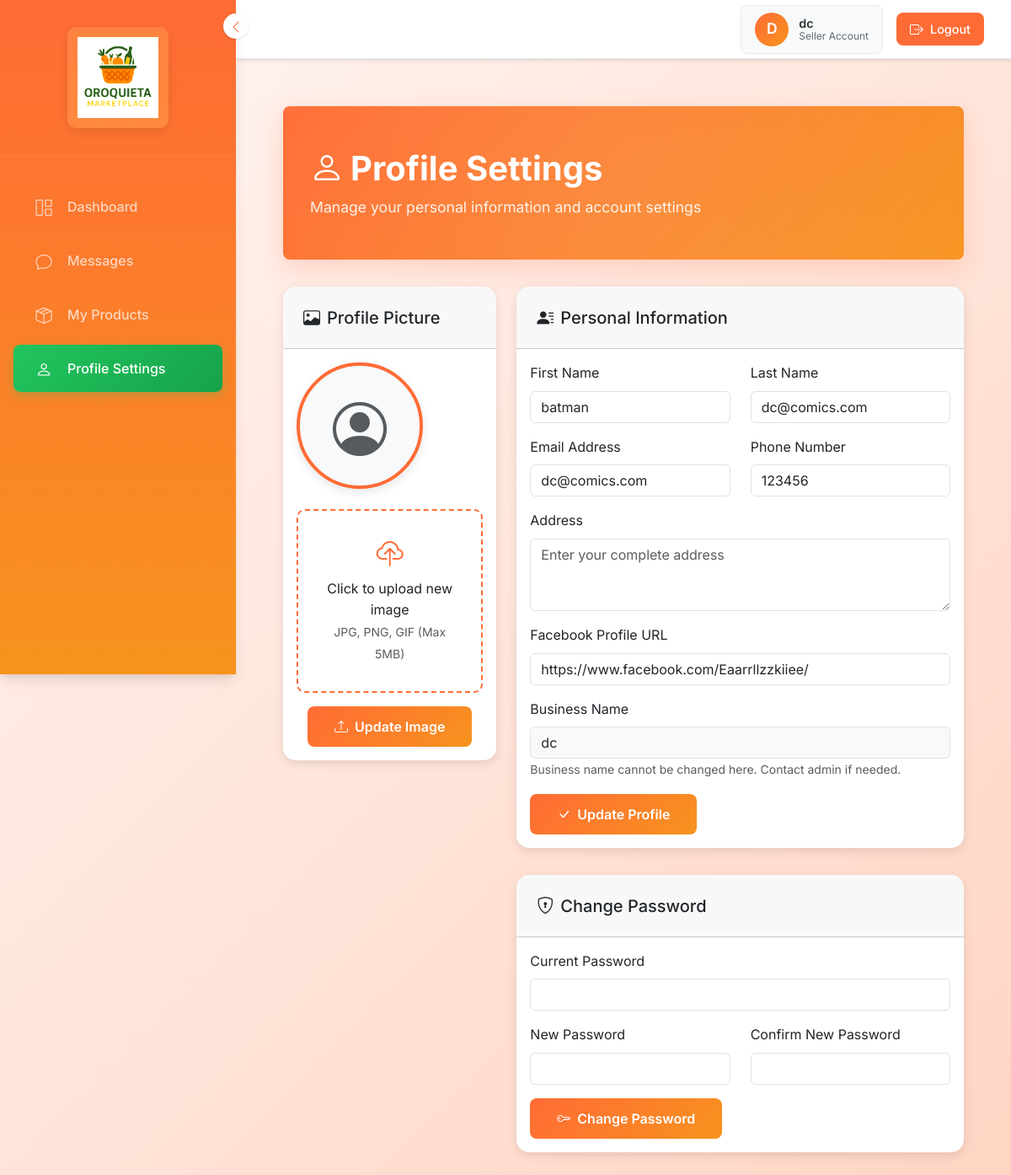
Page /seller/profile_settings.php (signed in) on the earlier database version.
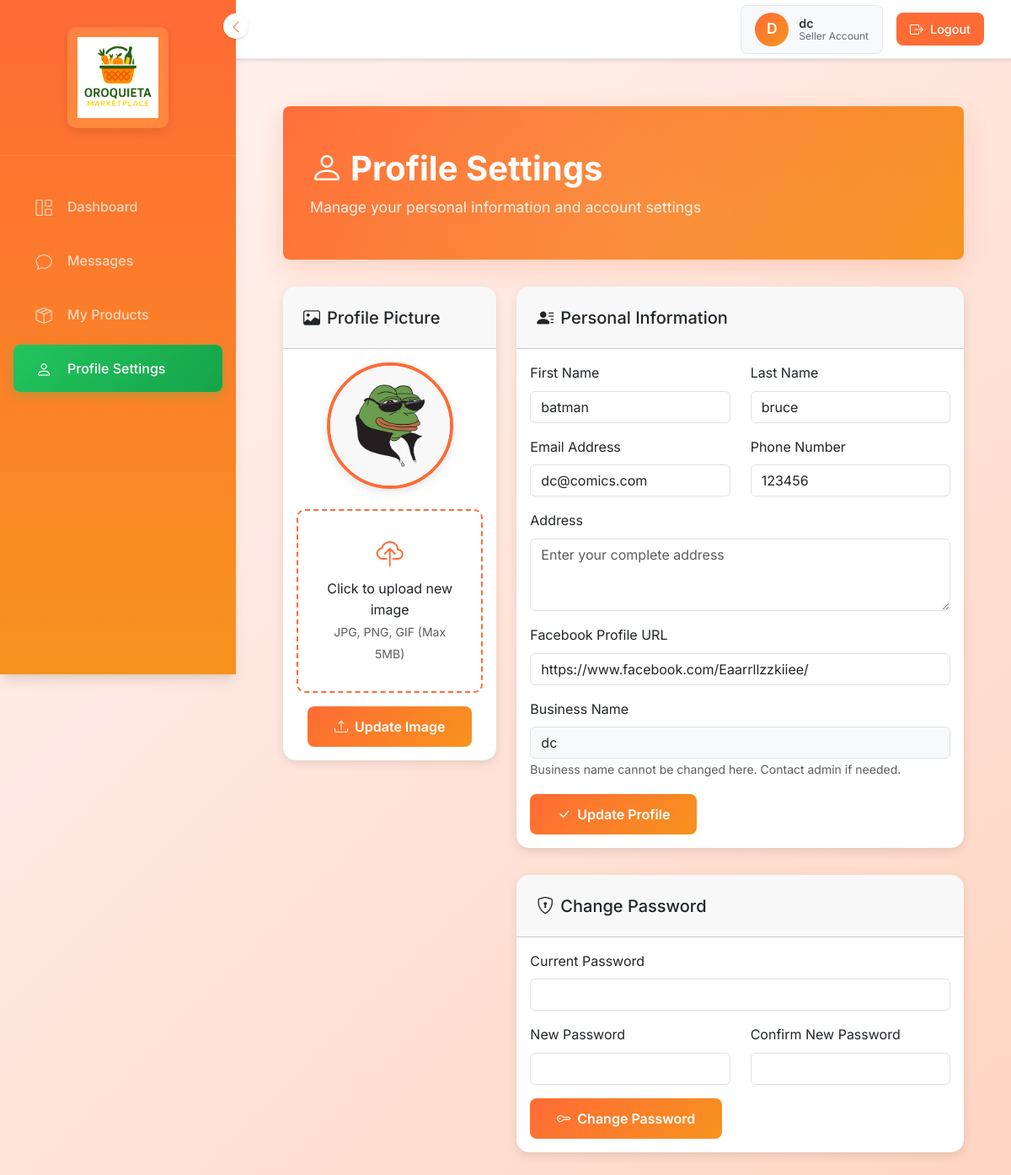
Same page on the later database version.
### tables this page shows
CREATE TABLE `seller_applications` (
  `id` int(11) NOT NULL,
  `seller_id` int(11) NOT NULL,
  `business_name` varchar(255) NOT NULL,
  `business_phone` varchar(20) NOT NULL,
  `tax_id` varchar(50) DEFAULT NULL,
  `documents_submitted` text DEFAULT NULL,
  `selected_stall` varchar(10) DEFAULT NULL,
  `status` enum('pending','approved','rejected') DEFAULT 'pending',
  `admin_notes` text DEFAULT NULL,
  `created_at` timestamp NOT NULL DEFAULT current_timestamp(),
  `updated_at` timestamp NOT NULL DEFAULT current_timestamp() ON UPDATE current_timestamp()
);

CREATE TABLE `sellers` (
  `id` int(11) NOT NULL,
  `username` varchar(50) NOT NULL,
  `email` varchar(100) NOT NULL,
  `password` varchar(255) NOT NULL,
  `first_name` varchar(50) DEFAULT NULL,
  `last_name` varchar(50) DEFAULT NULL,
  `phone` varchar(20) DEFAULT NULL,
  `address` text DEFAULT NULL,
  `profile_image` varchar(255) DEFAULT NULL,
  `facebook_url` varchar(255) DEFAULT NULL,
  `is_active` tinyint(1) DEFAULT 1,
  `status` enum('pending','approved','rejected','suspended') DEFAULT 'pending',
  `created_at` timestamp NOT NULL DEFAULT current_timestamp(),
  `updated_at` timestamp NOT NULL DEFAULT current_timestamp() ON UPDATE current_timestamp()
);

### seller/profile_settings.php (the view, shortened to what this page needs)
<!DOCTYPE html>
<html lang="en">
<head>
    <link rel="stylesheet" href="https://use.fontawesome.com/releases/v5.15.4/css/all.css" />
    <link href="https://cdn.jsdelivr.net/npm/bootstrap-icons@1.10.0/font/bootstrap-icons.css" rel="stylesheet">
    <link href="https://cdn.jsdelivr.net/npm/bootstrap@5.3.0/dist/css/bootstrap.min.css" rel="stylesheet">
</head>
<body>
    <?php include 'sidebar.php'; ?>
    <div class="main-content">
        <?php include 'header.php'; ?>
        <div class="container-fluid p-4">
            <div class="welcome-header">
                <h1>
                    <i class="bi bi-person me-2"></i>Profile Settings
                </h1>
                <p>Manage your personal information and account settings</p>
            </div>
            <div class="row">
                <div class="col-lg-4">
                    <div class="card settings-card">
                        <div class="card-header">
                            <h5 class="mb-0">
                                <i class="bi bi-image me-2"></i>Profile Picture
                            </h5>
                        </div>
                        <div class="card-body text-center">
                            <div class="mb-4">
                                <?php if ($seller['profile_image']): ?>
                                    <img src="../<?php echo htmlspecialchars($seller['profile_image']); ?>"
                                         alt="Profile Image" class="profile-image-preview">
                                <?php else: ?>
                                    <div class="profile-image-preview d-flex align-items-center justify-content-center bg-light">
                                        <i class="bi bi-person-circle text-muted" style="font-size: 4rem;"></i>
                                    </div>
                                <?php endif; ?>
                            </div>
                            <form method="POST" enctype="multipart/form-data">
                                <div class="profile-upload-area mb-3" onclick="document.getElementById('profile_image').click()">
                                    <i class="bi bi-cloud-upload text-primary" style="font-size: 2rem;"></i>
                                    <p class="mb-0 mt-2">Click to upload new image</p>
                                    <small class="text-muted">JPG, PNG, GIF (Max 5MB)</small>
                                </div>
                                <button type="submit" name="upload_profile_image" class="btn btn-primary">
                                    <i class="bi bi-upload me-2"></i>Update Image
                                </button>
                            </form>
                        </div>
                    </div>
                </div>
                <div class="col-lg-8">
                    <div class="card settings-card">
                        <div class="card-header">
                            <h5 class="mb-0">
                                <i class="bi bi-person-lines-fill me-2"></i>Personal Information
                            </h5>
                        </div>
                        <div class="card-body">
                            <form method="POST">
                                <div class="row">
                                    <div class="col-md-6 mb-3">
                                        <label for="first_name" class="form-label">First Name</label>
                                        <input type="text" class="form-control" id="first_name" name="first_name"
                                               value="<?php echo htmlspecialchars($seller['first_name'] ?? ''); ?>" required>
                                    </div>
                                    <div class="col-md-6 mb-3">
                                        <label for="last_name" class="form-label">Last Name</label>
                                        <input type="text" class="form-control" id="last_name" name="last_name"
                                               value="<?php echo htmlspecialchars($seller['last_name'] ?? ''); ?>" required>
                                    </div>
                                </div>
                                <div class="row">
                                    <div class="col-md-6 mb-3">
                                        <label for="email" class="form-label">Email Address</label>
                                        <input type="email" class="form-control" id="email" name="email"
                                               value="<?php echo htmlspecialchars($seller['email']); ?>" required>
                                    </div>
                                    <div class="col-md-6 mb-3">
                                        <label for="phone" class="form-label">Phone Number</label>
                                        <input type="tel" class="form-control" id="phone" name="phone"
                                               value="<?php echo htmlspecialchars($seller['phone'] ?? ''); ?>">
                                    </div>
                                </div>
                                <div class="mb-3">
                                    <label for="address" class="form-label">Address</label>
                                    <textarea class="form-control" id="address" name="address" rows="3"
                                              placeholder="Enter your complete address"><?php echo htmlspecialchars($seller['address'] ?? ''); ?></textarea>
                                </div>
                                <div class="mb-3">
                                    <label for="facebook_url" class="form-label">Facebook Profile URL</label>
                                    <input type="url" class="form-control" id="facebook_url" name="facebook_url"
                                           value="<?php echo htmlspecialchars($seller['facebook_url'] ?? ''); ?>"
                                           placeholder="https://www.facebook.com/yourprofile">
                                </div>
                                <?php if ($business_name): ?>
                                <div class="mb-3">
                                    <label class="form-label">Business Name</label>
                                    <input type="text" class="form-control" value="<?php echo htmlspecialchars($business_name); ?>"
                                           readonly style="background-color: #f8f9fa;">
                                    <small class="text-muted">Business name cannot be changed here. Contact admin if needed.</small>
                                </div>
                                <?php endif; ?>
                                <button type="submit" name="update_profile" class="btn btn-primary">
                                    <i class="bi bi-check-lg me-2"></i>Update Profile
                                </button>
                            </form>
                        </div>
                    </div>
                    <div class="card settings-card">
                        <div class="card-header">
                            <h5 class="mb-0">
                                <i class="bi bi-shield-lock me-2"></i>Change Password
                            </h5>
                        </div>
                        <div class="card-body">
                            <form method="POST">
                                <div class="mb-3">
                                    <label for="current_password" class="form-label">Current Password</label>
                                    <input type="password" class="form-control" id="current_password"
                                           name="current_password" required>
                                </div>
                                <div class="row">
                                    <div class="col-md-6 mb-3">
                                        <label for="new_password" class="form-label">New Password</label>
                                        <input type="password" class="form-control" id="new_password"
                                               name="new_password" minlength="6" required>
                                    </div>
                                    <div class="col-md-6 mb-3">
                                        <label for="confirm_password" class="form-label">Confirm New Password</label>
                                        <input type="password" class="form-control" id="confirm_password"
                                               name="confirm_password" minlength="6" required>
                                    </div>
                                </div>
                                <button type="submit" name="change_password" class="btn btn-primary">
                                    <i class="bi bi-key me-2"></i>Change Password
                                </button>
                            </form>
                        </div>
                    </div>
                </div>
            </div>
        </div>
    </div>
</body>
</html>

### seller/sidebar.php (shortened to what this page needs)
<?php
$current_page = basename($_SERVER['PHP_SELF']);
?>
<div class="sidebar" id="sidebar">
    <button class="toggle-sidebar" onclick="toggleSidebar()" title="Toggle Sidebar">
        <i class="bi bi-chevron-left"></i>
    </button>
    <div class="sidebar-brand">
        <img src="../assets/img/logo.png" alt="ORO Market Logo">
    </div>
    <ul class="sidebar-nav">
        <li class="nav-item">
            <a href="dashboard.php" class="nav-link <?php echo $current_page == 'dashboard.php' ? 'active' : ''; ?>">
                <i class="bi bi-grid-1x2"></i>
                <span>Dashboard</span>
            </a>
        </li>
        <li class="nav-item">
            <a href="seller_messages.php" class="nav-link <?php echo $current_page == 'seller_messages.php' ? 'active' : ''; ?>">
                <i class="bi bi-chat"></i>
                <span>Messages</span>
            </a>
        </li>
        <li class="nav-item">
            <a href="products.php" class="nav-link <?php echo $current_page == 'products.php' ? 'active' : ''; ?>">
                <i class="bi bi-box-seam"></i>
                <span>My Products</span>
            </a>
        </li>
        <li class="nav-item">
            <a href="profile_settings.php" class="nav-link <?php echo $current_page == 'profile_settings.php' ? 'active' : ''; ?>">
                <i class="bi bi-person"></i>
                <span>Profile Settings</span>
            </a>
        </li>
    </ul>
</div>

### seller/header.php (shortened to what this page needs)
<?php
$seller_id = $_SESSION['user_id'];
require_once '../includes/db_connect.php';
$stmt = $pdo->prepare("SELECT * FROM sellers WHERE id = ?");
$stmt->execute([$seller_id]);
$seller = $stmt->fetch();
$stmt = $pdo->prepare("SELECT business_name FROM seller_applications WHERE seller_id = ? AND status = 'approved'");
$stmt->execute([$seller_id]);
$application = $stmt->fetch();
$business_name = $application ? $application['business_name'] : ($seller['first_name'] . ' ' . $seller['last_name']);
?>
<div class="top-header">
    <div class="header-right">
        <div class="user-info-header">
            <div class="user-avatar">
                <?php echo strtoupper(substr($business_name, 0, 1)); ?>
            </div>
            <div class="user-details-header">
                <div class="user-name-header"><?php echo htmlspecialchars($business_name); ?></div>
                <div class="user-role-header">Seller Account</div>
            </div>
        </div>
        <a href="../logout.php" class="logout-btn-header">
            <i class="bi bi-box-arrow-right"></i>
            Logout
        </a>
    </div>
</div>

### seller/profile_settings.php (style rules this page uses)
.profile-image-preview { width: 150px; height: 150px; border-radius: 50%; object-fit: cover; border: 4px solid #ff6b35; box-shadow: 0 4px 12px rgba(0, 0, 0, 0.1); }
.profile-upload-area { border: 2px dashed #ff6b35; border-radius: 10px; padding: 2rem; text-align: center; transition: all 0.3s ease; cursor: pointer; }
.settings-card { border: none; border-radius: 15px; box-shadow: 0 4px 12px rgba(0, 0, 0, 0.1); margin-bottom: 2rem; }
.settings-card .card-header { border-radius: 15px 15px 0 0 !important; padding: 1.5rem; }
.btn-primary { background: linear-gradient(135deg, #ff6b35, #f7931e); border: none; border-radius: 8px; padding: 0.75rem 2rem; font-weight: 600; }
.main-content { margin-left: 280px; padding: 2rem; min-height: 100vh; transition: all 0.3s ease; font-family: 'Inter', sans-serif; }
body { font-family: 'Inter', sans-serif !important; background: linear-gradient(135deg, #fff5f2 0%, #ffd4c2 100%); color: #2d3436; line-height: 1.6; overflow-x: hidden; }
h1, h2, h3, h4, h5, h6 { font-family: 'Inter', sans-serif !important; }
.text-primary { color: #ff6b35 !important; }
.welcome-header { background: linear-gradient(135deg, #ff6b35 0%, #f7931e 100%); color: white; padding: 3rem 2rem; border-radius: 8px; margin-bottom: 2rem; box-shadow: 0 10px 30px rgba(255, 107, 53, 0.2); position: relative; overflow: hidden; }
.welcome-header::before { content: ''; position: absolute; top: -50%; right: -50%; width: 200%; height: 200%; background: radial-gradient(circle, rgba(255, 255, 255, 0.1) 0%, transparent 70%); animation: float 6s ease-in-out infinite; }
.welcome-header h1 { font-size: 2.5rem; font-weight: 700; margin-bottom: 0.5rem; position: relative; z-index: 1; }
.welcome-header p { font-size: 1.1rem; opacity: 0.9; position: relative; z-index: 1; margin-bottom: 0; }

### seller/header.php (style rules this page uses)
.top-header { position: fixed; top: 0; right: 0; left: 280px; height: 70px; background: white; border-bottom: 1px solid #e2e8f0; z-index: 999; display: flex; align-items: center; justify-content: space-between; padding: 0 2rem; box-shadow: 0 2px 4px rgba(0, 0, 0, 0.1); transition: all 0.3s ease; }
.header-right { display: flex; align-items: center; gap: 1rem; }
.user-info-header { display: flex; align-items: center; gap: 0.75rem; padding: 0.5rem 1rem; background: #f8f9fa; border-radius: 8px; border: 1px solid #e2e8f0; }
.user-avatar { width: 40px; height: 40px; border-radius: 50%; background: linear-gradient(135deg, #ff6b35 0%, #f7931e 100%); display: flex; align-items: center; justify-content: center; color: white; font-weight: 600; font-size: 1.1rem; }
.user-details-header { display: flex; flex-direction: column; }
.user-name-header { font-weight: 600; font-size: 0.9rem; color: #2d3436; line-height: 1.2; }
.user-role-header { font-size: 0.75rem; color: #636e72; line-height: 1.2; }
.logout-btn-header { display: flex; align-items: center; gap: 0.5rem; padding: 0.5rem 1rem; background: #ff6b35; color: white; border: none; border-radius: 8px; text-decoration: none; font-size: 0.9rem; font-weight: 500; transition: all 0.3s ease; }
.logout-btn-header i { font-size: 1rem; }
.main-content { margin-top: 70px; }

Differences in the rows shown:
changed sellers "batman": profile_image: picture added; last_name "dc@comics.com" → "bruce"
